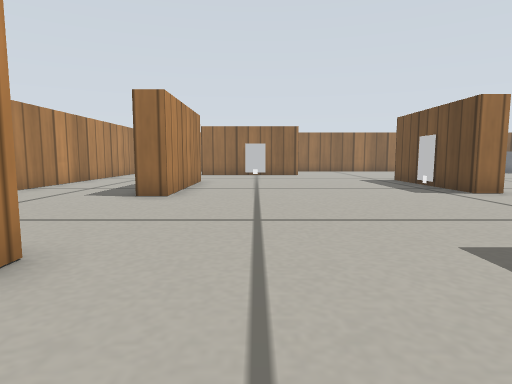
View 1 (above)

18 first-person views from a walk through a Gazebo world. The camera is 0.19 m above the floor, tilts 6° down and sees 75° across. The floor is counted in squares, 0.2 m on a side. Each view is taken from the middle of a square. On the plan, view 1 faces up. The plan holds only what a view shows up to about 12 squares ahead; the rest is blank. Simple patterns stand in for the simulator's built-in surfaces.

View 2
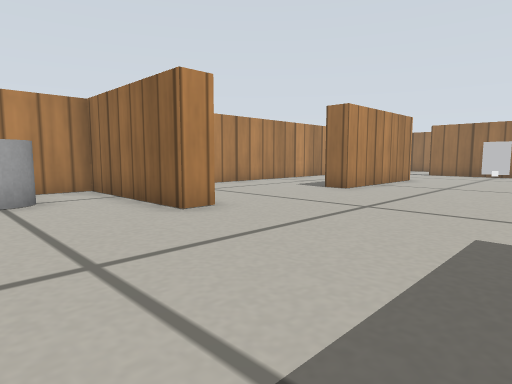

View 3
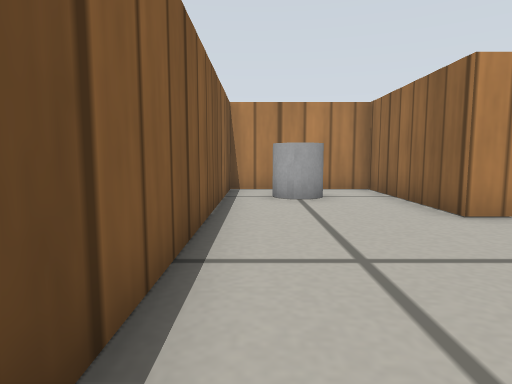

View 4
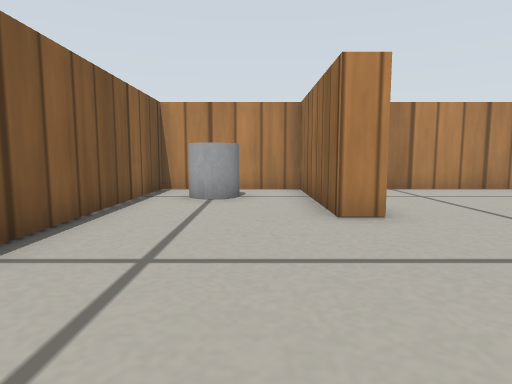

View 5
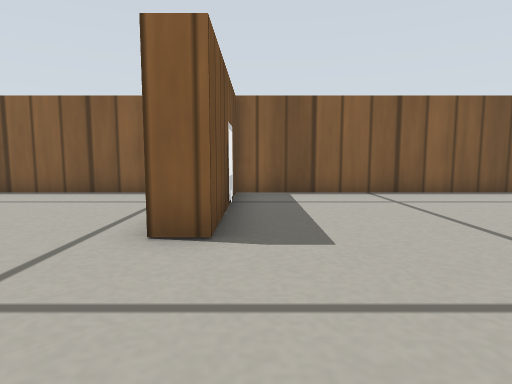

View 6
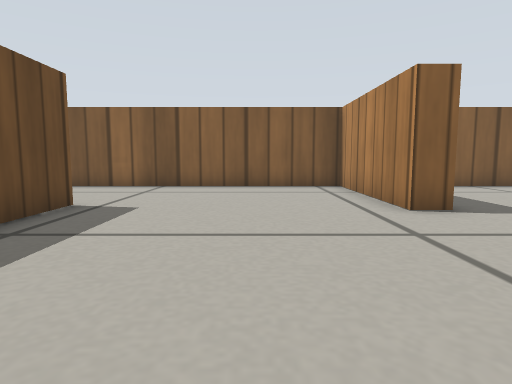

View 7
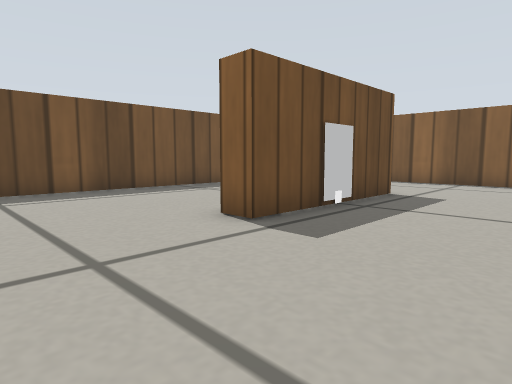

View 8
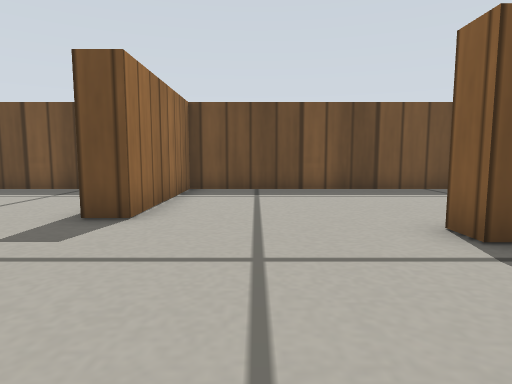

View 9
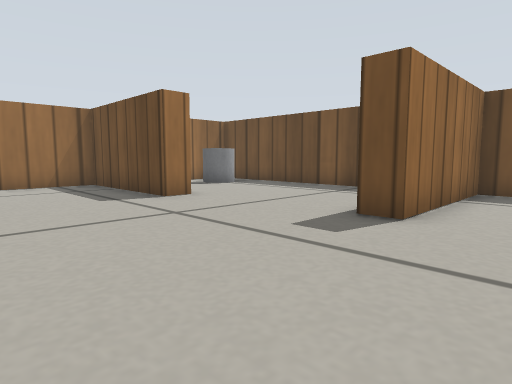

View 10
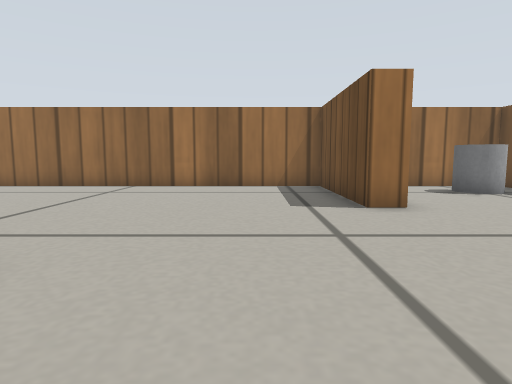

View 11
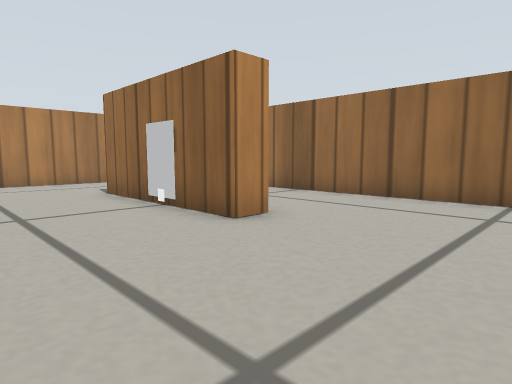

View 12
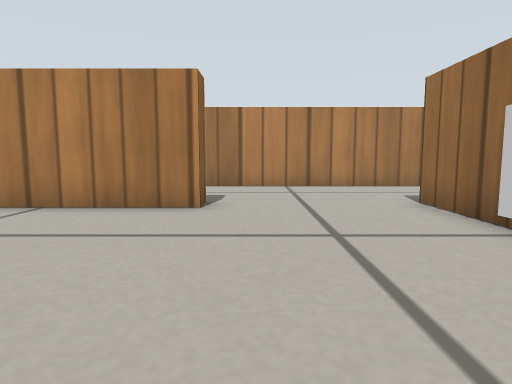

View 13
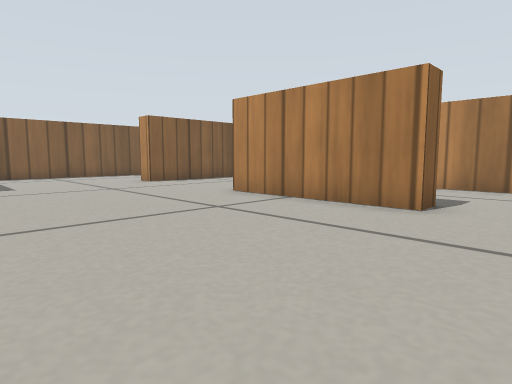

View 14
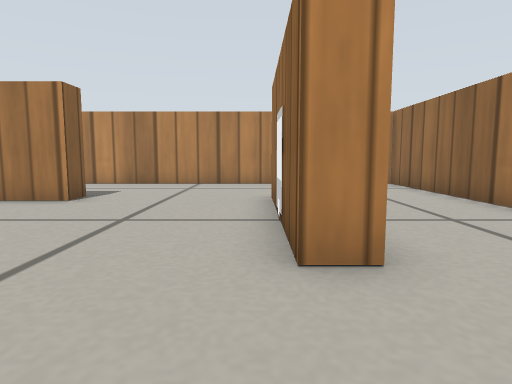

View 15
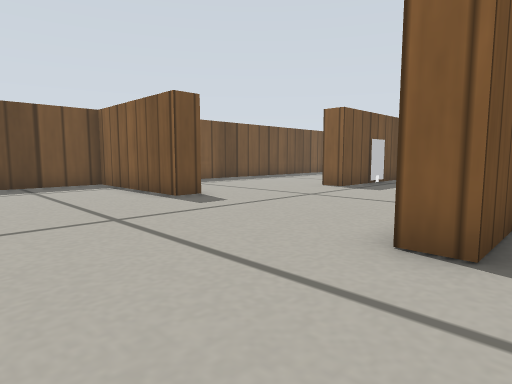

View 16
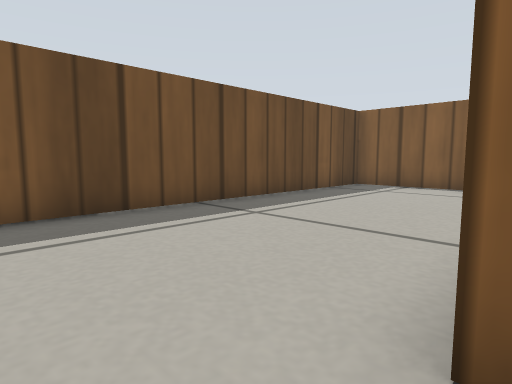

View 17
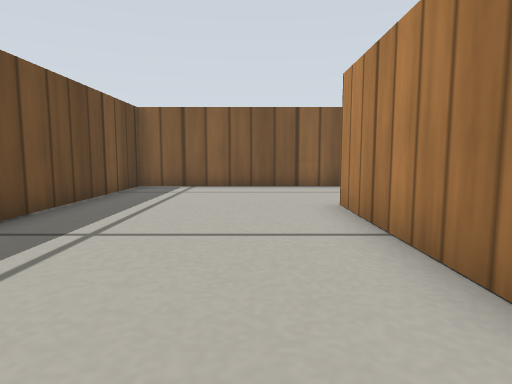

View 18
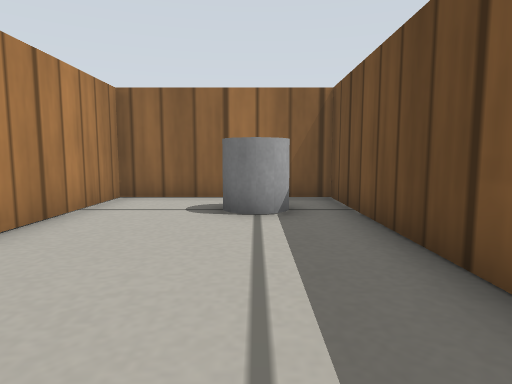

### Floor plan
Points are (right, up) in squares from view 1. A wall is a line through its corners. A room is listed if a view was taken in it or the views show most of it. See-through windows are left out.
Room 1 (views 1, 2, 3, 4)
walls: (-2.1, 2.3) (-6.7, 2.3) (-6.7, -1.7) (3.5, -1.7) (3.5, 1.5)
ways out: opening at (0.5, 2.5) to room 2
objects: grey cylinder (-5, 0)
Room 2 (views 5, 6, 7, 8, 9, 10, 11, 12, 13, 14, 15, 16, 17)
walls: (6.5, 8.6) (5.6, 8.6) (5.6, 13.6) (6.5, 13.6); (11.3, 7) (11.3, 2.4); (-3, 13) (-2.1, 13) (-2.1, 8) (-3, 8); (2.2, 18.1) (2.2, 17.4) (-2.9, 17.4); (3.5, 1.5) (3.5, 3.2) (4.3, 3.2) (4.3, -1.7) (16.7, -1.7) (16.7, 11.9) (12.1, 11.9) (12.1, 12.7); (10.6, 2.4) (10.6, 7.5) (11.4, 7.5); (-2.1, 3.1) (-2.1, 2.3); (11.9, 17.1) (11.1, 17.1) (11.1, 21.8) (-6.8, 21.8); (-6.7, 19.4) (-6.7, 4.8)
ways out: opening at (0.5, 2.5) to room 1; opening at (12, 15) to room 3
objects: marker (6, 11); marker (11, 5)
Room 3 (view 18)
walls: (12.1, 12.7) (16.7, 12.7) (16.7, 21.8) (11.8, 21.8) (11.8, 18)
ways out: opening at (12, 15) to room 2
objects: grey cylinder (15, 20)

Where each view was taken, in squares from view 1:
view 1: 0 up, 0 right, facing up
view 2: 1 down, 3 right, facing up-left
view 3: 1 down, 3 right, facing left
view 4: 1 up, 3 right, facing left
view 5: 7 up, 3 right, facing down
view 6: 9 up, 7 right, facing down
view 7: 11 up, 7 right, facing down-right
view 8: 10 up, 7 right, facing right
view 9: 10 up, 7 right, facing up-right
view 10: 11 up, 9 right, facing up
view 11: 14 up, 6 right, facing up-left
view 12: 14 up, 4 right, facing left
view 13: 15 up, 4 right, facing down-left
view 14: 17 up, 5 right, facing left
view 15: 17 up, 5 right, facing down-right
view 16: 9 up, 11 right, facing down-right
view 17: 9 up, 13 right, facing down
view 18: 14 up, 15 right, facing up
